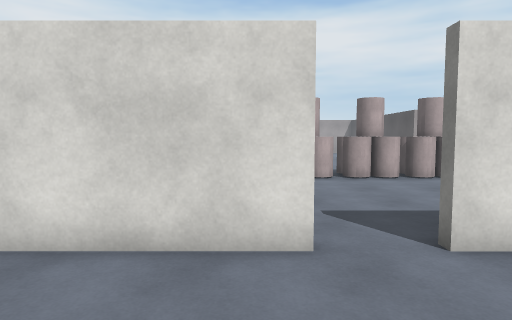
view 1 (above)

21 first-person views from a walk through a 3-D level made in the Unity game engine. The camera is 1.5 m above the floor, tilts 4° down and sees 75° across. Doors are open. The floor is counted in squares, 1 m on a side. Each view is taken from the middle of a square. On the plan, view 1 faces up. The plan holds only what a view shows up to about 15 squares ahead; the rest is blank. The place goes on beyond the plan. The player is left out. Surface patterns are stand-ins for the level's own textures.

view 2
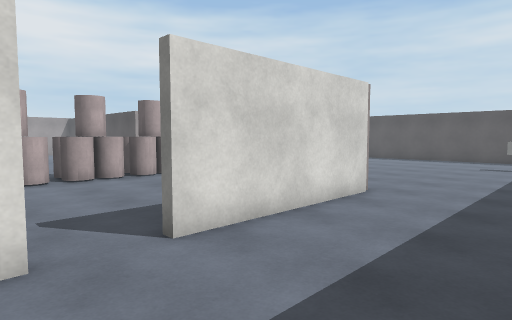

view 3
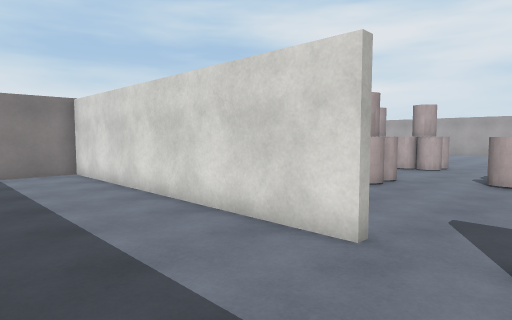

view 4
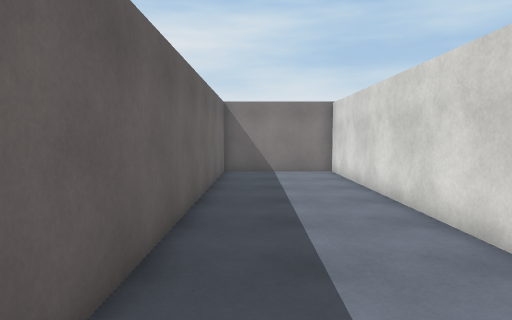

view 5
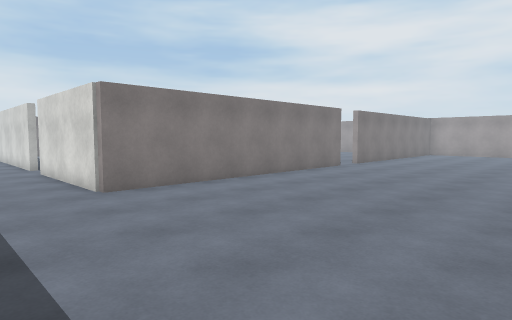

view 6
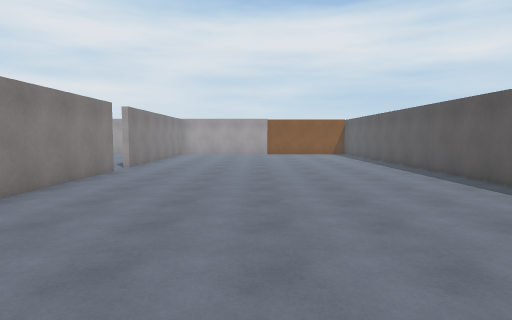

view 7
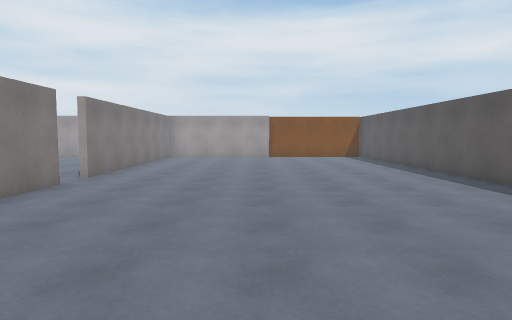

view 8
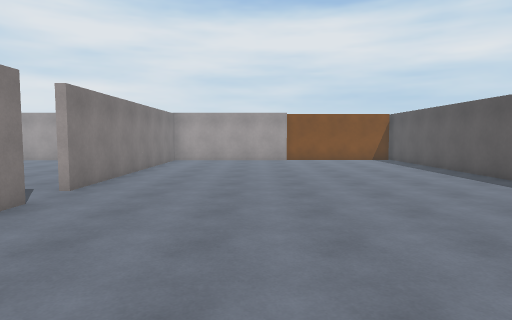

view 9
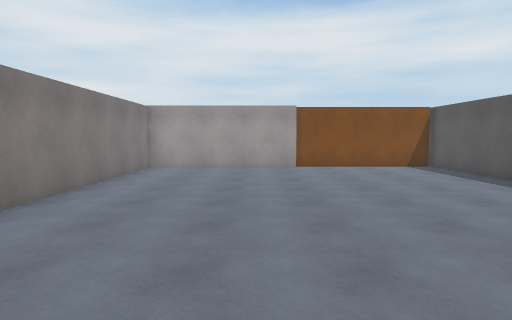

view 10
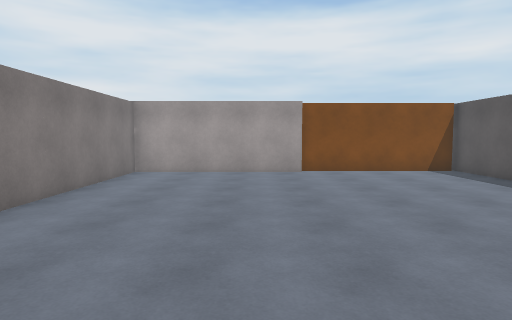

view 11
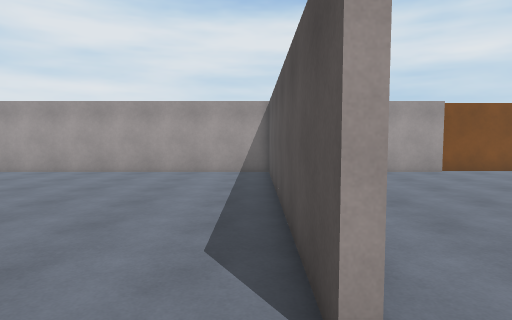

view 12
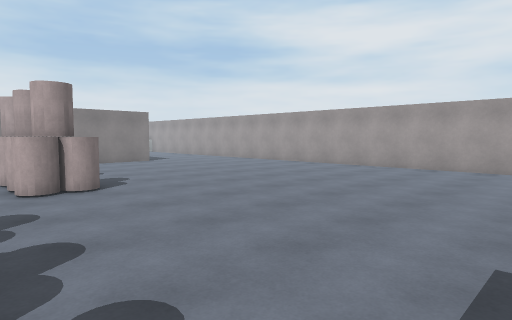

view 13
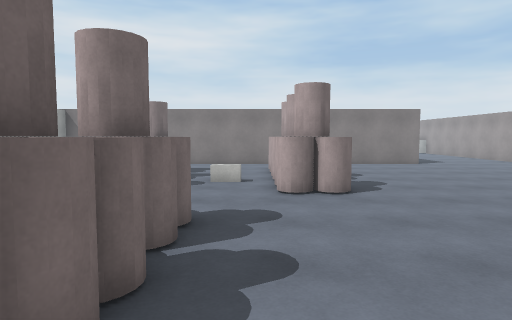

view 14
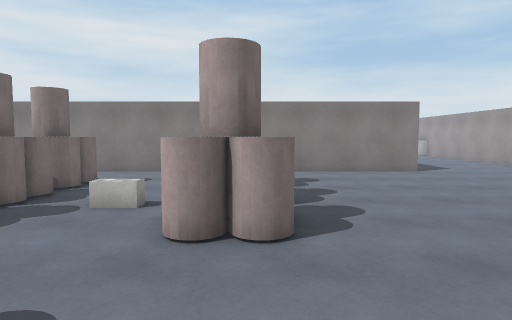

view 15
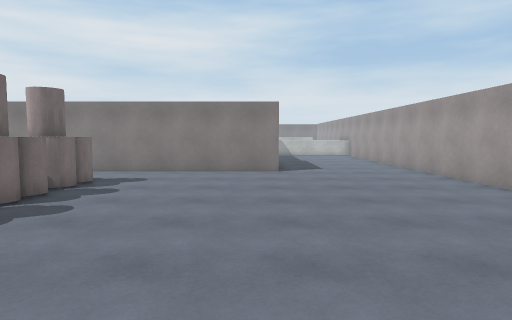

view 16
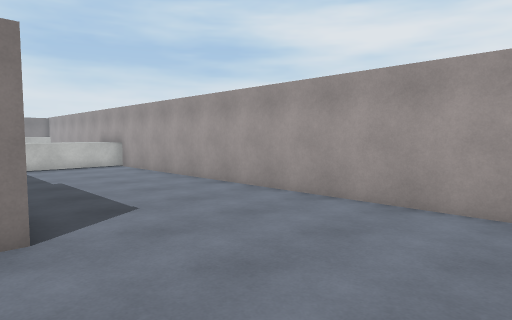

view 17
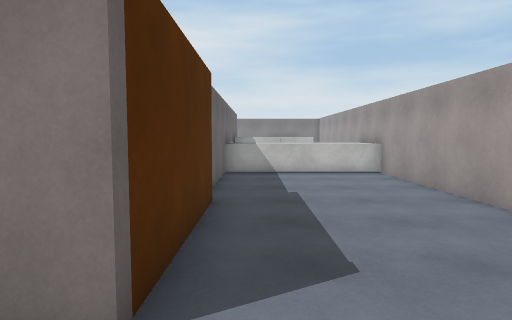

view 18
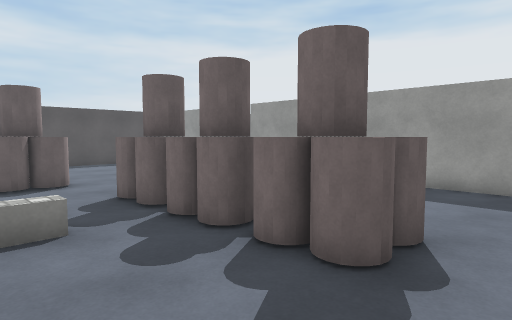

view 19
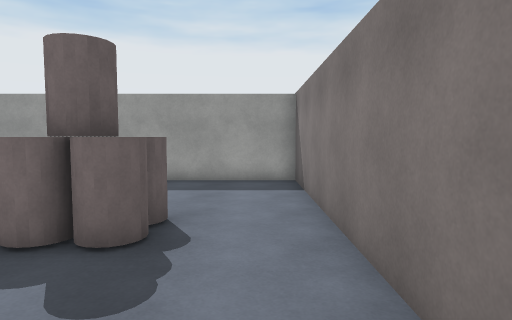

view 20
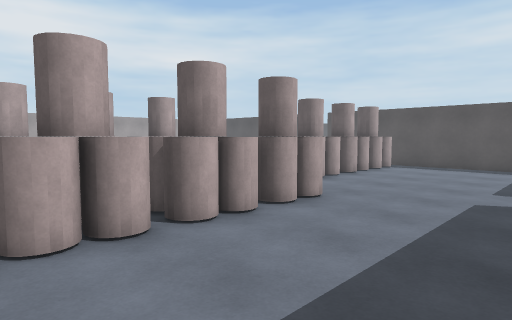

view 21
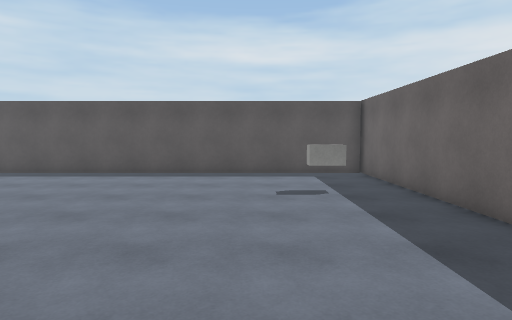

### Floor plan
Points are (right, up) in squares from view 1. A wall is a line through its corners. A room is listed if a view was taken in it or the views show most of it. See-through windows are left out.
Room 1 (views 1, 2, 3, 4, 5, 6, 7, 8, 9, 10, 21)
walls: (8.9, 16.4) (8.9, 4.3) (2.5, 4.3); (14.6, -0.4) (23.1, -0.4); (0.9, 4.3) (-11.4, 4.3) (-11.4, -0.4) (1.4, -0.4); (22.8, -0.4) (22.8, 31); (16, 30.2) (8.9, 30.2) (8.9, 18.1); (22.6, 30.6) (16, 30.6)
ways out: open door at (1.5, 4) to room 2; open door at (8.5, 17.5) to room 2
objects: block (18, 2)
Room 2 (views 11, 12, 13, 14, 15, 16, 17, 18, 19, 20)
walls: (8.6, 18.1) (8.6, 30.2) (-3, 30.2); (-6.2, 30.2) (-24, 30.2); (-3, 4.6) (0.8, 4.6); (-16.8, 24) (-11.4, 24) (-11.4, 4.6) (-4.8, 4.6); (8.6, 7.2) (8.6, 8.8); (-23.8, 23.7) (-18.9, 23.7); (-22.8, 30.2) (-22.8, 23.6)
ways out: open door at (1.5, 4) to room 1; open door at (8.5, 17.5) to room 1
objects: other object (-8, 10) to (-7, 12); other object (-8, 16) to (-7, 17); other object (-6, 10) to (-5, 12); other object (-6, 16) to (-5, 17); other object (-4, 10) to (-2, 12); box (-4, 14); other object (-3, 16) to (-2, 17); other object (1, 12) to (2, 14); other object (3, 12) to (5, 14); other object (6, 12) to (7, 13)

Positions as (right, up) in squares from view 1, and headings:
1: (0, 0), facing up
2: (0, 0), facing up-right
3: (3, 0), facing up-left
4: (3, 1), facing left
5: (18, 1), facing up-left
6: (15, 2), facing up
7: (15, 6), facing up
8: (14, 9), facing up
9: (14, 14), facing up
10: (14, 16), facing up
11: (8, 16), facing up
12: (8, 14), facing up-left
13: (7, 15), facing left
14: (3, 17), facing left
15: (3, 23), facing left
16: (-6, 23), facing up-left
17: (-9, 25), facing left
18: (-10, 15), facing down-right
19: (-10, 16), facing down
20: (-9, 5), facing up-right
21: (9, 4), facing right
